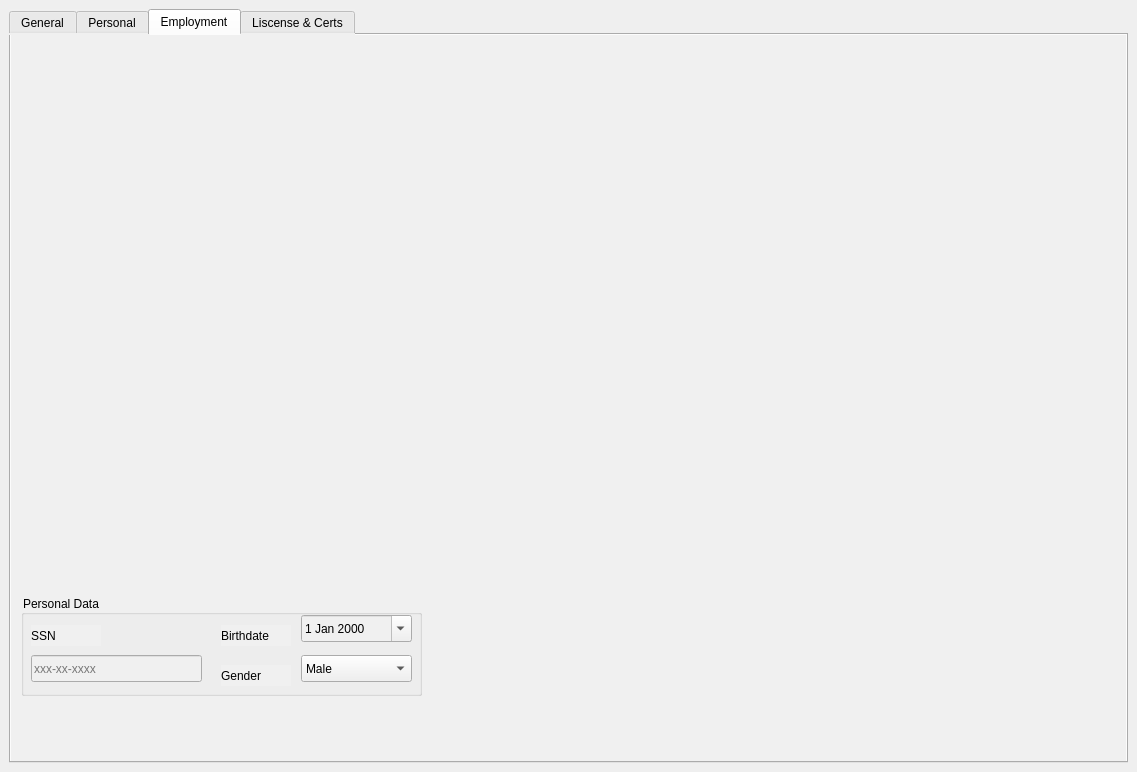
<?xml version="1.0" encoding="UTF-8"?>
<ui version="4.0">
 <class>DockWidget</class>
 <widget class="QDockWidget" name="DockWidget">
  <property name="geometry">
   <rect>
    <x>0</x>
    <y>0</y>
    <width>1137</width>
    <height>772</height>
   </rect>
  </property>
  <property name="windowTitle">
   <string>DockWidget</string>
  </property>
  <widget class="QWidget" name="dockWidgetContents">
   <layout class="QGridLayout" name="gridLayout">
    <item row="0" column="0">
     <widget class="QTabWidget" name="TabsEmployeeDetails">
      <property name="cursor">
       <cursorShape>ArrowCursor</cursorShape>
      </property>
      <property name="contextMenuPolicy">
       <enum>Qt::PreventContextMenu</enum>
      </property>
      <property name="styleSheet">
       <string notr="true">background-color: rgb(240, 240, 240);</string>
      </property>
      <property name="tabPosition">
       <enum>QTabWidget::North</enum>
      </property>
      <property name="tabShape">
       <enum>QTabWidget::Rounded</enum>
      </property>
      <property name="currentIndex">
       <number>2</number>
      </property>
      <property name="documentMode">
       <bool>false</bool>
      </property>
      <property name="tabsClosable">
       <bool>false</bool>
      </property>
      <property name="movable">
       <bool>false</bool>
      </property>
      <widget class="QWidget" name="TabEmpGeneral">
       <attribute name="title">
        <string>General</string>
       </attribute>
       <widget class="QLineEdit" name="EmpFirstName">
        <property name="geometry">
         <rect>
          <x>40</x>
          <y>70</y>
          <width>176</width>
          <height>27</height>
         </rect>
        </property>
        <property name="styleSheet">
         <string notr="true">background-color: rgb(255, 255, 255);</string>
        </property>
       </widget>
       <widget class="QLabel" name="LblEmpFirstName">
        <property name="geometry">
         <rect>
          <x>40</x>
          <y>40</y>
          <width>176</width>
          <height>21</height>
         </rect>
        </property>
        <property name="text">
         <string>First Name</string>
        </property>
       </widget>
       <widget class="QLineEdit" name="EmpMiddleName">
        <property name="geometry">
         <rect>
          <x>240</x>
          <y>70</y>
          <width>176</width>
          <height>27</height>
         </rect>
        </property>
        <property name="styleSheet">
         <string notr="true">background-color: rgb(255, 255, 255);</string>
        </property>
        <property name="text">
         <string/>
        </property>
       </widget>
       <widget class="QLabel" name="LblEmpMiddleName">
        <property name="geometry">
         <rect>
          <x>240</x>
          <y>40</y>
          <width>176</width>
          <height>21</height>
         </rect>
        </property>
        <property name="text">
         <string>Middle Name</string>
        </property>
       </widget>
       <widget class="QLineEdit" name="EmpLastName">
        <property name="geometry">
         <rect>
          <x>440</x>
          <y>70</y>
          <width>176</width>
          <height>27</height>
         </rect>
        </property>
        <property name="styleSheet">
         <string notr="true">background-color: rgb(255, 255, 255);</string>
        </property>
       </widget>
       <widget class="QLabel" name="LblEmpLastName">
        <property name="geometry">
         <rect>
          <x>440</x>
          <y>40</y>
          <width>176</width>
          <height>21</height>
         </rect>
        </property>
        <property name="text">
         <string>Last Name</string>
        </property>
       </widget>
       <widget class="QGraphicsView" name="EmpPhoto">
        <property name="geometry">
         <rect>
          <x>40</x>
          <y>120</y>
          <width>371</width>
          <height>391</height>
         </rect>
        </property>
       </widget>
      </widget>
      <widget class="QWidget" name="TabEmpPersonalInfo">
       <attribute name="title">
        <string>Personal</string>
       </attribute>
       <widget class="QGroupBox" name="groupPhysAddress">
        <property name="geometry">
         <rect>
          <x>20</x>
          <y>40</y>
          <width>431</width>
          <height>161</height>
         </rect>
        </property>
        <property name="title">
         <string>Physical Address</string>
        </property>
        <widget class="QLineEdit" name="phyAddress1">
         <property name="geometry">
          <rect>
           <x>10</x>
           <y>30</y>
           <width>391</width>
           <height>27</height>
          </rect>
         </property>
         <property name="placeholderText">
          <string>Street Address</string>
         </property>
        </widget>
        <widget class="QLineEdit" name="phyAddress2">
         <property name="geometry">
          <rect>
           <x>10</x>
           <y>70</y>
           <width>391</width>
           <height>27</height>
          </rect>
         </property>
         <property name="text">
          <string/>
         </property>
         <property name="placeholderText">
          <string>Address 2 (Suite, Apt, etc....)</string>
         </property>
        </widget>
        <widget class="QLineEdit" name="phyCity">
         <property name="geometry">
          <rect>
           <x>10</x>
           <y>110</y>
           <width>171</width>
           <height>27</height>
          </rect>
         </property>
         <property name="placeholderText">
          <string>City</string>
         </property>
        </widget>
        <widget class="QComboBox" name="phyState">
         <property name="geometry">
          <rect>
           <x>200</x>
           <y>110</y>
           <width>71</width>
           <height>27</height>
          </rect>
         </property>
         <property name="insertPolicy">
          <enum>QComboBox::NoInsert</enum>
         </property>
         <item>
          <property name="text">
           <string>TX</string>
          </property>
         </item>
         <item>
          <property name="text">
           <string>MN</string>
          </property>
         </item>
        </widget>
        <widget class="QLineEdit" name="phyZipcode">
         <property name="geometry">
          <rect>
           <x>290</x>
           <y>110</y>
           <width>111</width>
           <height>27</height>
          </rect>
         </property>
         <property name="placeholderText">
          <string>Zipcode</string>
         </property>
        </widget>
       </widget>
       <widget class="QGroupBox" name="groupMailAddress">
        <property name="geometry">
         <rect>
          <x>20</x>
          <y>210</y>
          <width>431</width>
          <height>161</height>
         </rect>
        </property>
        <property name="title">
         <string>Mailing Address</string>
        </property>
        <widget class="QLineEdit" name="mailAddress1">
         <property name="geometry">
          <rect>
           <x>10</x>
           <y>30</y>
           <width>391</width>
           <height>27</height>
          </rect>
         </property>
         <property name="placeholderText">
          <string>Street Address or PO Box</string>
         </property>
        </widget>
        <widget class="QLineEdit" name="mailAddress2">
         <property name="geometry">
          <rect>
           <x>10</x>
           <y>70</y>
           <width>391</width>
           <height>27</height>
          </rect>
         </property>
         <property name="placeholderText">
          <string>Address 2 (Suite, Apt, etc....)</string>
         </property>
        </widget>
        <widget class="QLineEdit" name="mailCity">
         <property name="geometry">
          <rect>
           <x>10</x>
           <y>110</y>
           <width>171</width>
           <height>27</height>
          </rect>
         </property>
         <property name="placeholderText">
          <string>City</string>
         </property>
        </widget>
        <widget class="QComboBox" name="mailState">
         <property name="geometry">
          <rect>
           <x>200</x>
           <y>110</y>
           <width>71</width>
           <height>27</height>
          </rect>
         </property>
         <property name="insertPolicy">
          <enum>QComboBox::NoInsert</enum>
         </property>
         <item>
          <property name="text">
           <string>TX</string>
          </property>
         </item>
         <item>
          <property name="text">
           <string>MN</string>
          </property>
         </item>
        </widget>
        <widget class="QLineEdit" name="mailZip">
         <property name="geometry">
          <rect>
           <x>290</x>
           <y>110</y>
           <width>111</width>
           <height>27</height>
          </rect>
         </property>
         <property name="placeholderText">
          <string>Zipcode</string>
         </property>
        </widget>
        <widget class="QCheckBox" name="CboxSameAddress">
         <property name="geometry">
          <rect>
           <x>150</x>
           <y>0</y>
           <width>161</width>
           <height>25</height>
          </rect>
         </property>
         <property name="text">
          <string>Same as Physical</string>
         </property>
        </widget>
       </widget>
       <widget class="QGroupBox" name="groupPhone">
        <property name="geometry">
         <rect>
          <x>20</x>
          <y>380</y>
          <width>431</width>
          <height>171</height>
         </rect>
        </property>
        <property name="title">
         <string>Phone Info</string>
        </property>
        <widget class="QLineEdit" name="homePhone">
         <property name="geometry">
          <rect>
           <x>20</x>
           <y>60</y>
           <width>131</width>
           <height>27</height>
          </rect>
         </property>
         <property name="placeholderText">
          <string>(xxx) xxx-xxxx</string>
         </property>
        </widget>
        <widget class="QLabel" name="label">
         <property name="geometry">
          <rect>
           <x>20</x>
           <y>30</y>
           <width>70</width>
           <height>21</height>
          </rect>
         </property>
         <property name="text">
          <string>Home</string>
         </property>
        </widget>
        <widget class="QLineEdit" name="cellPhone">
         <property name="geometry">
          <rect>
           <x>20</x>
           <y>130</y>
           <width>131</width>
           <height>27</height>
          </rect>
         </property>
         <property name="text">
          <string/>
         </property>
         <property name="placeholderText">
          <string>(xxx) xxx-xxxx</string>
         </property>
        </widget>
        <widget class="QLabel" name="label_2">
         <property name="geometry">
          <rect>
           <x>20</x>
           <y>100</y>
           <width>70</width>
           <height>21</height>
          </rect>
         </property>
         <property name="text">
          <string>Mobile</string>
         </property>
        </widget>
        <widget class="QLineEdit" name="workPhone">
         <property name="geometry">
          <rect>
           <x>190</x>
           <y>60</y>
           <width>131</width>
           <height>27</height>
          </rect>
         </property>
         <property name="text">
          <string/>
         </property>
         <property name="placeholderText">
          <string>(xxx) xxx-xxxx</string>
         </property>
        </widget>
        <widget class="QLabel" name="label_3">
         <property name="geometry">
          <rect>
           <x>190</x>
           <y>30</y>
           <width>70</width>
           <height>21</height>
          </rect>
         </property>
         <property name="text">
          <string>Work</string>
         </property>
        </widget>
        <widget class="QLineEdit" name="workExtension">
         <property name="geometry">
          <rect>
           <x>330</x>
           <y>60</y>
           <width>81</width>
           <height>27</height>
          </rect>
         </property>
         <property name="placeholderText">
          <string>Extension</string>
         </property>
        </widget>
        <zorder>label</zorder>
        <zorder>label_2</zorder>
        <zorder>homePhone</zorder>
        <zorder>cellPhone</zorder>
        <zorder>workPhone</zorder>
        <zorder>label_3</zorder>
        <zorder>workExtension</zorder>
       </widget>
       <widget class="QGroupBox" name="groupEmail">
        <property name="geometry">
         <rect>
          <x>460</x>
          <y>390</y>
          <width>601</width>
          <height>101</height>
         </rect>
        </property>
        <property name="title">
         <string>Email</string>
        </property>
        <widget class="QLineEdit" name="workEmail">
         <property name="geometry">
          <rect>
           <x>10</x>
           <y>60</y>
           <width>261</width>
           <height>27</height>
          </rect>
         </property>
        </widget>
        <widget class="QLineEdit" name="personalEmail">
         <property name="geometry">
          <rect>
           <x>290</x>
           <y>60</y>
           <width>301</width>
           <height>27</height>
          </rect>
         </property>
        </widget>
        <widget class="QLabel" name="label_4">
         <property name="geometry">
          <rect>
           <x>10</x>
           <y>30</y>
           <width>70</width>
           <height>21</height>
          </rect>
         </property>
         <property name="text">
          <string>Work </string>
         </property>
        </widget>
        <widget class="QLabel" name="label_5">
         <property name="geometry">
          <rect>
           <x>290</x>
           <y>30</y>
           <width>70</width>
           <height>21</height>
          </rect>
         </property>
         <property name="text">
          <string>Personal</string>
         </property>
        </widget>
       </widget>
       <widget class="QGroupBox" name="groupEmergencyContacts">
        <property name="geometry">
         <rect>
          <x>460</x>
          <y>50</y>
          <width>601</width>
          <height>331</height>
         </rect>
        </property>
        <property name="title">
         <string>Emergency Contacts</string>
        </property>
        <widget class="QGroupBox" name="groupPrimaryEC">
         <property name="geometry">
          <rect>
           <x>10</x>
           <y>30</y>
           <width>581</width>
           <height>151</height>
          </rect>
         </property>
         <property name="title">
          <string>Primary</string>
         </property>
         <widget class="QLineEdit" name="namePEC">
          <property name="geometry">
           <rect>
            <x>20</x>
            <y>40</y>
            <width>291</width>
            <height>27</height>
           </rect>
          </property>
          <property name="placeholderText">
           <string>Name</string>
          </property>
         </widget>
         <widget class="QLineEdit" name="homePhonePEC">
          <property name="geometry">
           <rect>
            <x>20</x>
            <y>110</y>
            <width>131</width>
            <height>27</height>
           </rect>
          </property>
          <property name="placeholderText">
           <string>(xxx) xxx-xxxx</string>
          </property>
         </widget>
         <widget class="QLabel" name="label_6">
          <property name="geometry">
           <rect>
            <x>190</x>
            <y>80</y>
            <width>70</width>
            <height>21</height>
           </rect>
          </property>
          <property name="text">
           <string>Work</string>
          </property>
         </widget>
         <widget class="QLineEdit" name="workPhonePEC">
          <property name="geometry">
           <rect>
            <x>190</x>
            <y>110</y>
            <width>131</width>
            <height>27</height>
           </rect>
          </property>
          <property name="text">
           <string/>
          </property>
          <property name="placeholderText">
           <string>(xxx) xxx-xxxx</string>
          </property>
         </widget>
         <widget class="QLabel" name="label_7">
          <property name="geometry">
           <rect>
            <x>440</x>
            <y>80</y>
            <width>70</width>
            <height>21</height>
           </rect>
          </property>
          <property name="text">
           <string>Mobile</string>
          </property>
         </widget>
         <widget class="QLineEdit" name="cellPhonePEC">
          <property name="geometry">
           <rect>
            <x>440</x>
            <y>110</y>
            <width>131</width>
            <height>27</height>
           </rect>
          </property>
          <property name="text">
           <string/>
          </property>
          <property name="placeholderText">
           <string>(xxx) xxx-xxxx</string>
          </property>
         </widget>
         <widget class="QLabel" name="label_8">
          <property name="geometry">
           <rect>
            <x>20</x>
            <y>80</y>
            <width>70</width>
            <height>21</height>
           </rect>
          </property>
          <property name="text">
           <string>Home</string>
          </property>
         </widget>
         <widget class="QLineEdit" name="workExtensionPEC">
          <property name="geometry">
           <rect>
            <x>330</x>
            <y>110</y>
            <width>81</width>
            <height>27</height>
           </rect>
          </property>
          <property name="placeholderText">
           <string>Extension</string>
          </property>
         </widget>
         <widget class="QComboBox" name="relationshipPEC">
          <property name="geometry">
           <rect>
            <x>330</x>
            <y>40</y>
            <width>241</width>
            <height>27</height>
           </rect>
          </property>
          <property name="insertPolicy">
           <enum>QComboBox::NoInsert</enum>
          </property>
          <property name="minimumContentsLength">
           <number>0</number>
          </property>
          <item>
           <property name="text">
            <string>Spouse</string>
           </property>
          </item>
          <item>
           <property name="text">
            <string>Parent</string>
           </property>
          </item>
          <item>
           <property name="text">
            <string>Sibling</string>
           </property>
          </item>
          <item>
           <property name="text">
            <string>Child</string>
           </property>
          </item>
          <item>
           <property name="text">
            <string>Friend</string>
           </property>
          </item>
          <item>
           <property name="text">
            <string>Other</string>
           </property>
          </item>
         </widget>
        </widget>
        <widget class="QGroupBox" name="groupSecondaryEC">
         <property name="geometry">
          <rect>
           <x>10</x>
           <y>180</y>
           <width>581</width>
           <height>141</height>
          </rect>
         </property>
         <property name="title">
          <string>Secondary</string>
         </property>
         <widget class="QLabel" name="label_9">
          <property name="geometry">
           <rect>
            <x>190</x>
            <y>70</y>
            <width>70</width>
            <height>21</height>
           </rect>
          </property>
          <property name="text">
           <string>Work</string>
          </property>
         </widget>
         <widget class="QLineEdit" name="nameSEC">
          <property name="geometry">
           <rect>
            <x>20</x>
            <y>30</y>
            <width>291</width>
            <height>27</height>
           </rect>
          </property>
          <property name="placeholderText">
           <string>Name</string>
          </property>
         </widget>
         <widget class="QComboBox" name="realtionshipSEC">
          <property name="geometry">
           <rect>
            <x>330</x>
            <y>30</y>
            <width>241</width>
            <height>27</height>
           </rect>
          </property>
          <property name="insertPolicy">
           <enum>QComboBox::NoInsert</enum>
          </property>
          <item>
           <property name="text">
            <string>Spouse</string>
           </property>
          </item>
          <item>
           <property name="text">
            <string>Parent</string>
           </property>
          </item>
          <item>
           <property name="text">
            <string>Sibling</string>
           </property>
          </item>
          <item>
           <property name="text">
            <string>Child</string>
           </property>
          </item>
          <item>
           <property name="text">
            <string>Friend</string>
           </property>
          </item>
          <item>
           <property name="text">
            <string>Other</string>
           </property>
          </item>
         </widget>
         <widget class="QLineEdit" name="homePhoneSEC">
          <property name="geometry">
           <rect>
            <x>20</x>
            <y>100</y>
            <width>131</width>
            <height>27</height>
           </rect>
          </property>
          <property name="placeholderText">
           <string>(xxx) xxx-xxxx</string>
          </property>
         </widget>
         <widget class="QLabel" name="label_10">
          <property name="geometry">
           <rect>
            <x>20</x>
            <y>70</y>
            <width>70</width>
            <height>21</height>
           </rect>
          </property>
          <property name="text">
           <string>Home</string>
          </property>
         </widget>
         <widget class="QLineEdit" name="workPhoneSEC">
          <property name="geometry">
           <rect>
            <x>190</x>
            <y>100</y>
            <width>131</width>
            <height>27</height>
           </rect>
          </property>
          <property name="text">
           <string/>
          </property>
          <property name="placeholderText">
           <string>(xxx) xxx-xxxx</string>
          </property>
         </widget>
         <widget class="QLabel" name="label_11">
          <property name="geometry">
           <rect>
            <x>440</x>
            <y>70</y>
            <width>70</width>
            <height>21</height>
           </rect>
          </property>
          <property name="text">
           <string>Mobile</string>
          </property>
         </widget>
         <widget class="QLineEdit" name="cellPhoneSEC">
          <property name="geometry">
           <rect>
            <x>440</x>
            <y>100</y>
            <width>131</width>
            <height>27</height>
           </rect>
          </property>
          <property name="text">
           <string/>
          </property>
          <property name="placeholderText">
           <string>(xxx) xxx-xxxx</string>
          </property>
         </widget>
         <widget class="QLineEdit" name="workExtensionSEC">
          <property name="geometry">
           <rect>
            <x>330</x>
            <y>100</y>
            <width>81</width>
            <height>27</height>
           </rect>
          </property>
          <property name="placeholderText">
           <string>Extension</string>
          </property>
         </widget>
        </widget>
       </widget>
      </widget>
      <widget class="QWidget" name="TabEmpEmploymentInfo">
       <attribute name="title">
        <string>Employment</string>
       </attribute>
       <widget class="QGroupBox" name="groupBox_5">
        <property name="geometry">
         <rect>
          <x>10</x>
          <y>560</y>
          <width>401</width>
          <height>101</height>
         </rect>
        </property>
        <property name="title">
         <string>Personal Data</string>
        </property>
        <widget class="QLineEdit" name="lineEdit">
         <property name="geometry">
          <rect>
           <x>10</x>
           <y>60</y>
           <width>171</width>
           <height>27</height>
          </rect>
         </property>
         <property name="placeholderText">
          <string>xxx-xx-xxxx</string>
         </property>
        </widget>
        <widget class="QLabel" name="label_12">
         <property name="geometry">
          <rect>
           <x>10</x>
           <y>30</y>
           <width>70</width>
           <height>21</height>
          </rect>
         </property>
         <property name="text">
          <string>SSN</string>
         </property>
        </widget>
        <widget class="QDateEdit" name="dateEdit">
         <property name="geometry">
          <rect>
           <x>280</x>
           <y>20</y>
           <width>111</width>
           <height>27</height>
          </rect>
         </property>
         <property name="calendarPopup">
          <bool>true</bool>
         </property>
        </widget>
        <widget class="QComboBox" name="comboBox">
         <property name="geometry">
          <rect>
           <x>280</x>
           <y>60</y>
           <width>111</width>
           <height>27</height>
          </rect>
         </property>
         <item>
          <property name="text">
           <string>Male</string>
          </property>
         </item>
         <item>
          <property name="text">
           <string>Female</string>
          </property>
         </item>
        </widget>
        <widget class="QLabel" name="label_13">
         <property name="geometry">
          <rect>
           <x>200</x>
           <y>30</y>
           <width>70</width>
           <height>21</height>
          </rect>
         </property>
         <property name="text">
          <string>Birthdate</string>
         </property>
        </widget>
        <widget class="QLabel" name="label_14">
         <property name="geometry">
          <rect>
           <x>200</x>
           <y>70</y>
           <width>70</width>
           <height>21</height>
          </rect>
         </property>
         <property name="text">
          <string>Gender</string>
         </property>
        </widget>
       </widget>
      </widget>
      <widget class="QWidget" name="TabEmpLiscenseCerts">
       <attribute name="title">
        <string>Liscense &amp;&amp; Certs</string>
       </attribute>
      </widget>
     </widget>
    </item>
   </layout>
  </widget>
 </widget>
 <tabstops>
  <tabstop>phyAddress1</tabstop>
  <tabstop>phyAddress2</tabstop>
  <tabstop>phyCity</tabstop>
  <tabstop>phyState</tabstop>
  <tabstop>phyZipcode</tabstop>
  <tabstop>CboxSameAddress</tabstop>
  <tabstop>mailAddress1</tabstop>
  <tabstop>mailAddress2</tabstop>
  <tabstop>mailCity</tabstop>
  <tabstop>mailState</tabstop>
  <tabstop>mailZip</tabstop>
  <tabstop>homePhone</tabstop>
  <tabstop>workPhone</tabstop>
  <tabstop>workExtension</tabstop>
  <tabstop>cellPhone</tabstop>
  <tabstop>workEmail</tabstop>
  <tabstop>personalEmail</tabstop>
  <tabstop>EmpMiddleName</tabstop>
  <tabstop>EmpPhoto</tabstop>
  <tabstop>EmpFirstName</tabstop>
  <tabstop>EmpLastName</tabstop>
 </tabstops>
 <resources/>
 <connections/>
</ui>
